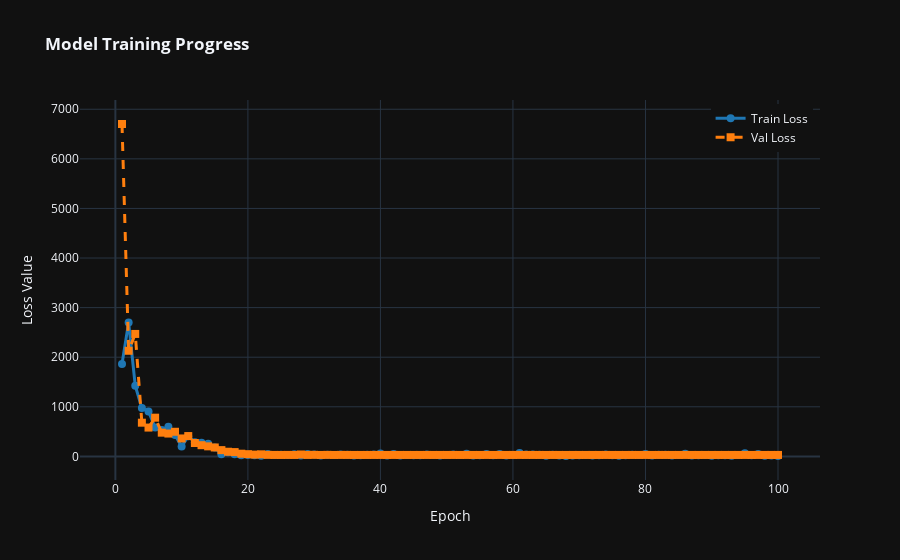

The notebook cell this image was saved under:
### Code cell
##########################################
## 6. Drawing Train and Val loss curves ##
##########################################

def plot_train_val_loss_curves(epochs, train_loss_list, val_loss_list):
    import plotly.graph_objects as pgo
    import numpy as np
    
    # 1. Define the X-axis (epochs)
    epoch_axis = np.arange(1, epochs + 1, 1)

    fig = pgo.Figure()

    # 2. Add Training Loss
    fig.add_trace(pgo.Scatter(
        x=epoch_axis,
        y=train_loss_list,
        mode='lines+markers',
        name='Train Loss',
        line=dict(color='#1f77b4', width=3),
        marker=dict(size=8)
    ))

    # 3. Add Validation Loss
    fig.add_trace(pgo.Scatter(
        x=epoch_axis,
        y=val_loss_list,
        mode='lines+markers',
        name='Val Loss',
        line=dict(color='#ff7f0e', width=3, dash='dash'),
        marker=dict(size=8, symbol='square')
    ))

    # 4. Layout & Styling
    fig.update_layout(
        title='<b>Model Training Progress</b>',
        xaxis_title='Epoch',
        yaxis_title='Loss Value',
        template='plotly_dark', # Clean dark background
        hovermode='x unified',   # Shows both values on hover
        legend=dict(yanchor="top", y=0.99, xanchor="right", x=0.99)
    )

    fig.show()
    
plot_train_val_loss_curves(epochs, train_loss_list, val_loss_list)

### Figure 1 — Plotly figure (JSON) as saved in the notebook; plotly's stock layout.template omitted (floating-point values rounded to 4 significant figures)
{"data": [{"line": {"color": "#1f77b4", "width": 3}, "marker": {"size": 8}, "mode": "lines+markers", "name": "Train Loss", "type": "scatter", "x": [1, 2, 3, 4, 5, 6, 7, 8, 9, 10, 11, 12, 13, 14, 15, 16, 17, 18, 19, 20, 21, 22, 23, 24, 25, 26, 27, 28, 29, 30, 31, 32, 33, 34, 35, 36, 37, 38, 39, 40, 41, 42, 43, 44, 45, 46, 47, 48, 49, 50, 51, 52, 53, 54, 55, 56, 57, 58, 59, 60, 61, 62, 63, 64, 65, 66, 67, 68, 69, 70, 71, 72, 73, 74, 75, 76, 77, 78, 79, 80, 81, 82, 83, 84, 85, 86, 87, 88, 89, 90, 91, 92, 93, 94, 95, 96, 97, 98, 99, 100], "y": [1864.0, 2701.0, 1427.0, 973.4, 907.4, 581.0, 534.1, 595.3, 431.8, 197.5, 406.9, 285.8, 274.8, 254.5, 177.7, 44.57, 82.78, 44.75, 25.37, 25.77, 22.84, 13.33, 46.95, 26.91, 31.07, 28.67, 42.97, 17.12, 46.91, 37.21, 19.42, 30.81, 26.87, 37.28, 34.59, 17.0, 21.12, 35.46, 40.07, 57.66, 20.47, 47.81, 19.74, 29.02, 22.76, 20.51, 40.06, 26.7, 15.54, 28.87, 40.56, 26.71, 51.65, 19.08, 24.93, 48.31, 22.06, 48.32, 17.1, 29.21, 69.92, 38.34, 38.82, 33.04, 13.18, 34.15, 17.97, 9.205, 16.85, 24.24, 27.97, 18.04, 21.13, 36.17, 22.6, 14.07, 21.32, 35.51, 26.11, 45.87, 18.18, 32.45, 32.63, 17.68, 27.21, 51.85, 16.98, 22.45, 25.64, 10.67, 24.28, 22.96, 14.9, 30.17, 62.9, 23.27, 49.47, 14.22, 19.01, 7.888]}, {"line": {"color": "#ff7f0e", "dash": "dash", "width": 3}, "marker": {"size": 8, "symbol": "square"}, "mode": "lines+markers", "name": "Val Loss", "type": "scatter", "x": [1, 2, 3, 4, 5, 6, 7, 8, 9, 10, 11, 12, 13, 14, 15, 16, 17, 18, 19, 20, 21, 22, 23, 24, 25, 26, 27, 28, 29, 30, 31, 32, 33, 34, 35, 36, 37, 38, 39, 40, 41, 42, 43, 44, 45, 46, 47, 48, 49, 50, 51, 52, 53, 54, 55, 56, 57, 58, 59, 60, 61, 62, 63, 64, 65, 66, 67, 68, 69, 70, 71, 72, 73, 74, 75, 76, 77, 78, 79, 80, 81, 82, 83, 84, 85, 86, 87, 88, 89, 90, 91, 92, 93, 94, 95, 96, 97, 98, 99, 100], "y": [6703.0, 2130.0, 2469.0, 679.4, 580.9, 780.7, 478.4, 460.5, 496.5, 361.7, 409.8, 269.7, 225.8, 202.4, 179.8, 126.6, 93.99, 86.63, 54.3, 44.88, 35.84, 41.64, 30.78, 29.74, 28.98, 30.13, 29.11, 38.13, 29.37, 31.38, 28.97, 30.7, 29.11, 29.92, 29.83, 29.3, 29.31, 29.32, 29.37, 29.46, 29.46, 29.46, 29.45, 29.45, 29.45, 29.45, 29.45, 29.45, 29.45, 29.45, 29.45, 29.45, 29.45, 29.45, 29.45, 29.45, 29.45, 29.45, 29.45, 29.45, 29.45, 29.45, 29.45, 29.45, 29.45, 29.45, 29.45, 29.45, 29.45, 29.45, 29.45, 29.45, 29.45, 29.45, 29.45, 29.45, 29.45, 29.45, 29.45, 29.45, 29.45, 29.45, 29.45, 29.45, 29.45, 29.45, 29.45, 29.45, 29.45, 29.45, 29.45, 29.45, 29.45, 29.45, 29.45, 29.45, 29.45, 29.45, 29.45, 29.45]}], "layout": {"hovermode": "x unified", "legend": {"x": 0.99, "xanchor": "right", "y": 0.99, "yanchor": "top"}, "title": {"text": "<b>Model Training Progress</b>"}, "xaxis": {"title": {"text": "Epoch"}}, "yaxis": {"title": {"text": "Loss Value"}}}}
